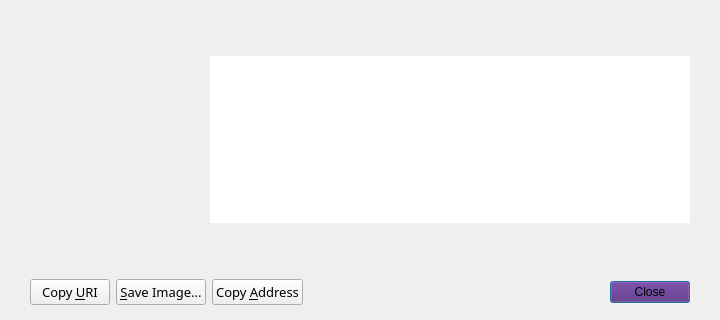
<?xml version="1.0" encoding="UTF-8"?>
<ui version="4.0">
 <class>ReceiveRequestDialog</class>
 <widget class="QDialog" name="ReceiveRequestDialog">
  <property name="geometry">
   <rect>
    <x>0</x>
    <y>0</y>
    <width>720</width>
    <height>320</height>
   </rect>
  </property>
  <property name="font">
   <font>
    <family>Source Sans Pro</family>
    <pointsize>10</pointsize>
   </font>
  </property>
  <layout class="QVBoxLayout" name="verticalLayout_2">
   <property name="spacing">
    <number>0</number>
   </property>
   <property name="leftMargin">
    <number>0</number>
   </property>
   <property name="topMargin">
    <number>15</number>
   </property>
   <property name="rightMargin">
    <number>0</number>
   </property>
   <property name="bottomMargin">
    <number>0</number>
   </property>
   <item>
    <layout class="QVBoxLayout" name="verticalLayout">
     <property name="spacing">
      <number>0</number>
     </property>
     <item>
      <layout class="QHBoxLayout" name="horizontalLayout_3">
       <property name="leftMargin">
        <number>10</number>
       </property>
       <property name="topMargin">
        <number>0</number>
       </property>
       <property name="rightMargin">
        <number>30</number>
       </property>
       <property name="bottomMargin">
        <number>0</number>
       </property>
       <item>
        <widget class="QRImageWidget" name="lblQRCode">
         <property name="sizePolicy">
          <sizepolicy hsizetype="Minimum" vsizetype="Minimum">
           <horstretch>0</horstretch>
           <verstretch>0</verstretch>
          </sizepolicy>
         </property>
         <property name="minimumSize">
          <size>
           <width>200</width>
           <height>200</height>
          </size>
         </property>
         <property name="maximumSize">
          <size>
           <width>200</width>
           <height>200</height>
          </size>
         </property>
         <property name="toolTip">
          <string>QR Code</string>
         </property>
         <property name="textFormat">
          <enum>Qt::PlainText</enum>
         </property>
         <property name="alignment">
          <set>Qt::AlignCenter</set>
         </property>
         <property name="wordWrap">
          <bool>true</bool>
         </property>
        </widget>
       </item>
       <item>
        <layout class="QVBoxLayout" name="verticalLayout_3">
         <property name="topMargin">
          <number>25</number>
         </property>
         <property name="bottomMargin">
          <number>25</number>
         </property>
         <item>
          <spacer name="verticalSpacer">
           <property name="orientation">
            <enum>Qt::Vertical</enum>
           </property>
           <property name="sizeHint" stdset="0">
            <size>
             <width>20</width>
             <height>40</height>
            </size>
           </property>
          </spacer>
         </item>
         <item>
          <widget class="QTextEdit" name="outUri">
           <property name="sizePolicy">
            <sizepolicy hsizetype="Expanding" vsizetype="Expanding">
             <horstretch>0</horstretch>
             <verstretch>0</verstretch>
            </sizepolicy>
           </property>
           <property name="minimumSize">
            <size>
             <width>0</width>
             <height>50</height>
            </size>
           </property>
           <property name="frameShape">
            <enum>QFrame::NoFrame</enum>
           </property>
           <property name="frameShadow">
            <enum>QFrame::Plain</enum>
           </property>
           <property name="tabChangesFocus">
            <bool>true</bool>
           </property>
           <property name="textInteractionFlags">
            <set>Qt::TextSelectableByKeyboard|Qt::TextSelectableByMouse</set>
           </property>
          </widget>
         </item>
         <item>
          <spacer name="verticalSpacer_2">
           <property name="orientation">
            <enum>Qt::Vertical</enum>
           </property>
           <property name="sizeHint" stdset="0">
            <size>
             <width>20</width>
             <height>40</height>
            </size>
           </property>
          </spacer>
         </item>
        </layout>
       </item>
      </layout>
     </item>
    </layout>
   </item>
   <item>
    <widget class="QWidget" name="buttonsContainerWhite" native="true">
     <layout class="QVBoxLayout" name="verticalLayout_4">
      <property name="leftMargin">
       <number>30</number>
      </property>
      <property name="topMargin">
       <number>15</number>
      </property>
      <property name="rightMargin">
       <number>30</number>
      </property>
      <property name="bottomMargin">
       <number>15</number>
      </property>
      <item>
       <layout class="QHBoxLayout" name="horizontalLayout">
        <item>
         <widget class="QPushButton" name="btnCopyURI">
          <property name="styleSheet">
           <string notr="true"/>
          </property>
          <property name="text">
           <string>Copy &amp;URI</string>
          </property>
          <property name="autoDefault">
           <bool>false</bool>
          </property>
         </widget>
        </item>
        <item>
         <widget class="QPushButton" name="btnSaveAs">
          <property name="styleSheet">
           <string notr="true"/>
          </property>
          <property name="text">
           <string>&amp;Save Image...</string>
          </property>
          <property name="autoDefault">
           <bool>false</bool>
          </property>
         </widget>
        </item>
        <item>
         <widget class="QPushButton" name="btnCopyAddress">
          <property name="styleSheet">
           <string notr="true"/>
          </property>
          <property name="text">
           <string>Copy &amp;Address</string>
          </property>
          <property name="autoDefault">
           <bool>false</bool>
          </property>
         </widget>
        </item>
        <item>
         <spacer name="horizontalSpacer">
          <property name="orientation">
           <enum>Qt::Horizontal</enum>
          </property>
          <property name="sizeHint" stdset="0">
           <size>
            <width>40</width>
            <height>20</height>
           </size>
          </property>
         </spacer>
        </item>
        <item>
         <widget class="QDialogButtonBox" name="buttonBox">
          <property name="font">
           <font>
            <family>Source Sans Pro</family>
            <pointsize>10</pointsize>
           </font>
          </property>
          <property name="styleSheet">
           <string notr="true">background-color: #581F78;
background-opacity: 97%;
</string>
          </property>
          <property name="standardButtons">
           <set>QDialogButtonBox::Close</set>
          </property>
         </widget>
        </item>
       </layout>
      </item>
     </layout>
    </widget>
   </item>
  </layout>
 </widget>
 <customwidgets>
  <customwidget>
   <class>QRImageWidget</class>
   <extends>QLabel</extends>
   <header>receiverequestdialog.h</header>
  </customwidget>
 </customwidgets>
 <resources/>
 <connections>
  <connection>
   <sender>buttonBox</sender>
   <signal>rejected()</signal>
   <receiver>ReceiveRequestDialog</receiver>
   <slot>reject()</slot>
   <hints>
    <hint type="sourcelabel">
     <x>452</x>
     <y>573</y>
    </hint>
    <hint type="destinationlabel">
     <x>243</x>
     <y>298</y>
    </hint>
   </hints>
  </connection>
  <connection>
   <sender>buttonBox</sender>
   <signal>accepted()</signal>
   <receiver>ReceiveRequestDialog</receiver>
   <slot>accept()</slot>
   <hints>
    <hint type="sourcelabel">
     <x>452</x>
     <y>573</y>
    </hint>
    <hint type="destinationlabel">
     <x>243</x>
     <y>298</y>
    </hint>
   </hints>
  </connection>
 </connections>
</ui>
